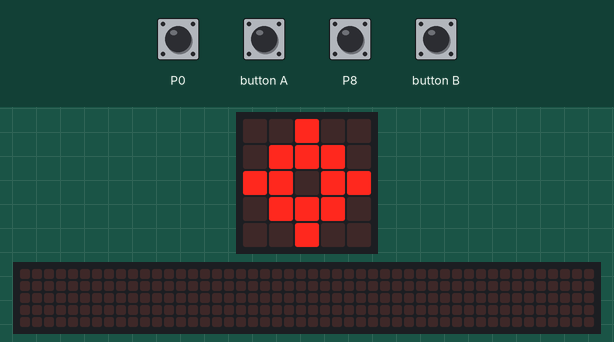
The program below on a simulated BBC micro:bit running MicroPython. Parts: the board's 5×5 LED display, a strip that is not on the board, showing the scrolling text unrolled. The inputs (shaded band) are chosen by the test bench; at power-on: P0 LOW, P8 LOW. Random numbers come from a fixed seed; the 48×5 strip is a reading aid, not a part: it shows the text the display is scrolling, unrolled, one strip-width of it at a time.

Above: at 1.2 s.
1.3 s: P0 pulled HIGH for 0.15 s
At 1.37 s:
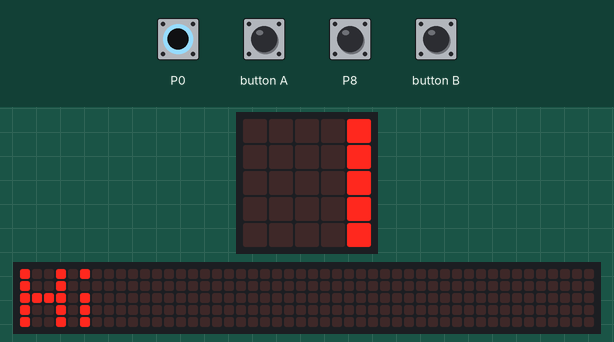
2.0 s: button A pressed for 0.15 s
2.7 s: P8 pulled HIGH for 1 s
At 3.17 s:
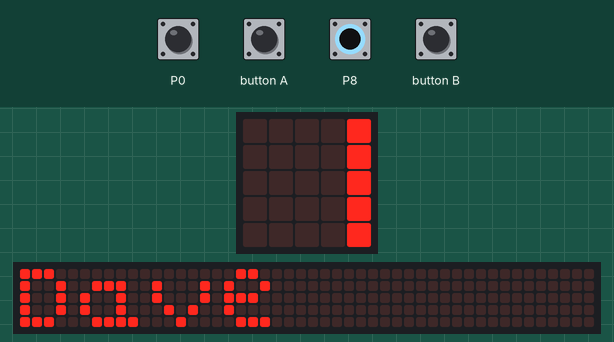
7.3 s: button B pressed for 0.15 s
8.0 s: button A pressed for 1 s
9.6 s: button B pressed for 1 s
At 12.02 s:
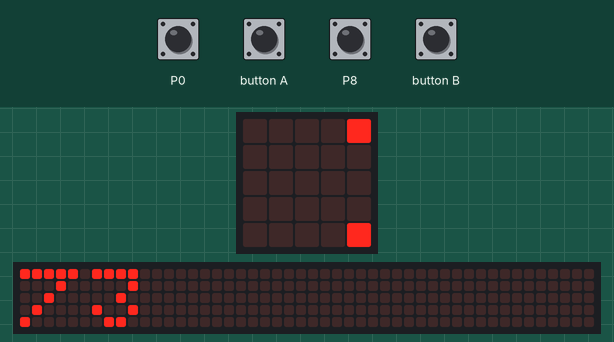
At 15.4 s:
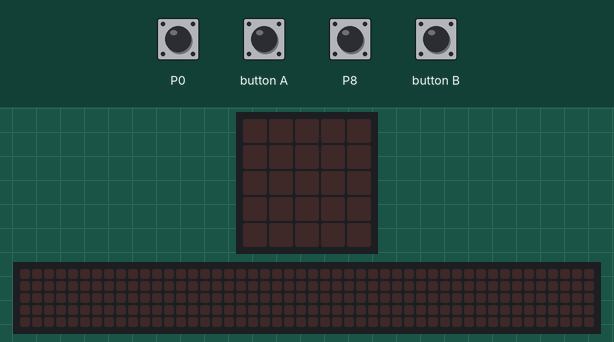

Measured:
- after the input at 1.3 s, the display: changes at once (image 1)

The program:

01_pushbuttons.py
```python
import microbit as mb
import random


def main():
    counter = 0
    mb.display.show(mb.Image.TARGET)
    # while True:
    #    if mb.button_a.is_pressed():
    #        mb.display.show(mb.Image.HAPPY)
    #    else:
    #        mb.display.show(mb.Image.ANGRY)
    while True:
        if mb.button_a.was_pressed():
            counter = counter + 1
            mb.display.scroll(str(counter))
        if mb.button_b.was_pressed():
            random_value = random.randint(1, 100)
            mb.display.scroll(str(random_value))

        # if mb.pin0.read_digital():
        #    mb.display.show(mb.Image.HAPPY)
        # else:
        #    mb.display.show(mb.Image.SAD)

        if mb.pin0.read_digital():
            mb.display.scroll("Hi")
        if mb.pin8.read_digital():
            mb.display.scroll("Dave")


main()
```
